Frame 1 (no input): blank canvas, image omitted
Frame 60 (no input): blank canvas, image omitted
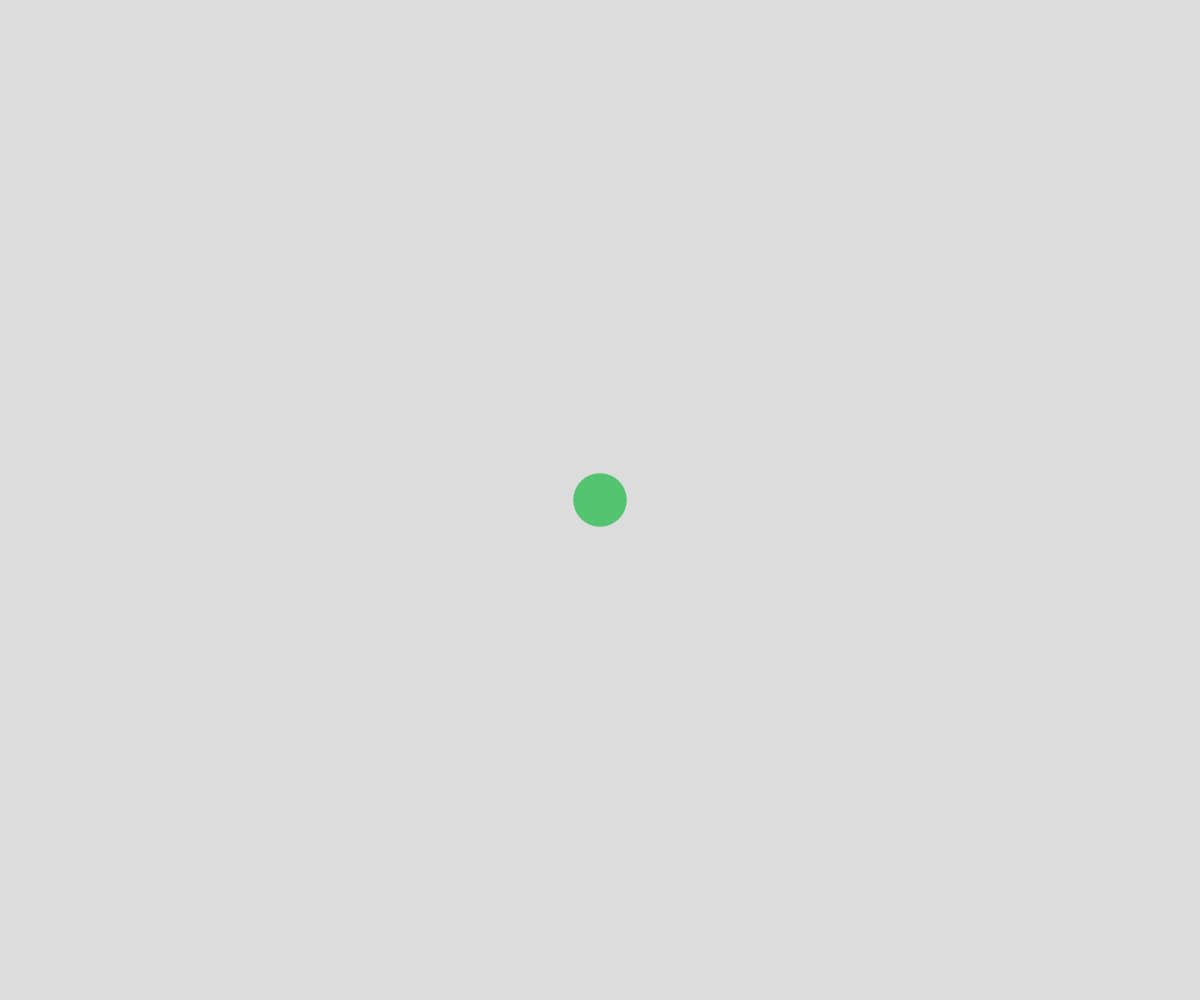
Frame 120 (the mouse pressed at the canvas centre since frame 60)

The p5.js sketch whose frames 1 and 60 were blank and that drew this single picture after the mouse press (run headless with seeded random() and noise() and a simulated clock; from frame 60 on, the mouse is pressed at the canvas centre):

// p5.js sketch
// ── sketch.js
// Project Title
// Your Name
// Date
//
// Extra for Experts:
// - describe what you did to take this project "above and beyond"

let theCircles = [];
let fps = 60;

function setup() {
  createCanvas(windowWidth, windowHeight);
}

function draw() {
  background(220);
  displayCircles();
}

function mousePressed(){
  spawnCircle();
}

function displayCircles(){
  for (let i=0; i < theCircles.length; i++){
    noStroke()
    fill(theCircles[i].theColor);
    circle(theCircles[i].x, theCircles[i].y, theCircles[i].radius);
  }
}

function spawnCircle(){
  let thisCircle = {
    x: mouseX,
    y: mouseY,
    radius: random(75),
    theColor: color(random(255), random(255), random(255), random(255))
  };
  theCircles.push(thisCircle);
}
